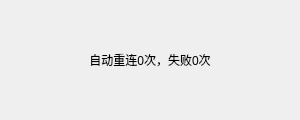
<?xml version="1.0" encoding="UTF-8"?>
<ui version="4.0">
 <class>Dialog</class>
 <widget class="QDialog" name="Dialog">
  <property name="geometry">
   <rect>
    <x>0</x>
    <y>0</y>
    <width>300</width>
    <height>120</height>
   </rect>
  </property>
  <property name="windowTitle">
   <string>自动重连中</string>
  </property>
  <layout class="QVBoxLayout" name="verticalLayout">
   <item>
    <widget class="QLabel" name="label">
     <property name="alignment">
      <set>Qt::AlignCenter</set>
     </property>
     <property name="text">
      <string>自动重连0次，失败0次</string>
     </property>
    </widget>
   </item>
  </layout>
 </widget>
 <resources/>
 <connections/>
</ui>
